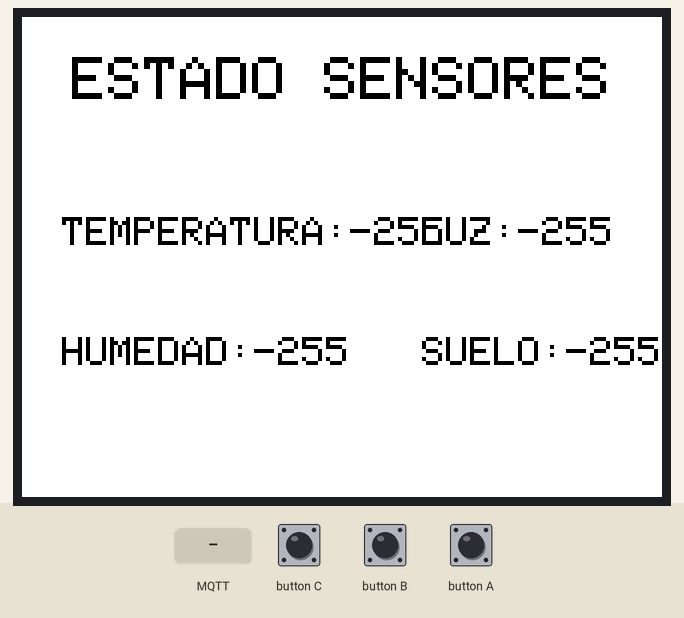
Recording of a sketch running on a simulated ESP32. On the bench: 320×240 colour display. Inputs (shaded band) come from the test bench. WiFi joins after 1.5 s; servers stay silent unless stated; no MQTT or app messages arrive unless stated; what the sketch prints to the serial monitor is not drawn.

Above: at 4.0 s.
4.1 s: MQTT message "LUZ" arrives on the first subscribed topic
At 4.7 s:
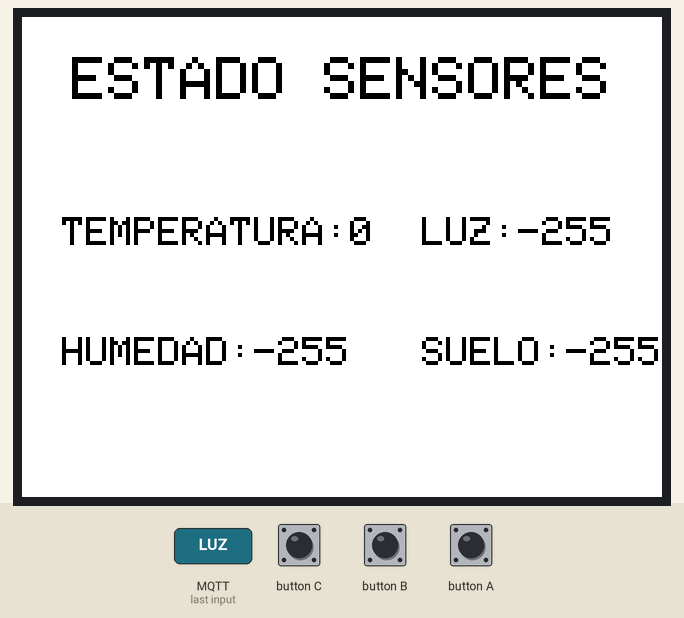
5.6 s: button C pressed for 0.15 s
At 6.8 s:
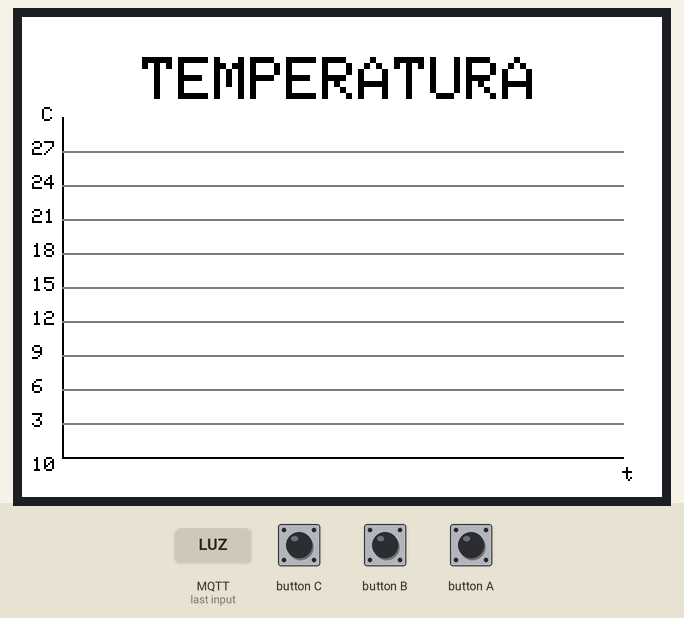
7.2 s: button B pressed for 0.15 s
At 8.2 s:
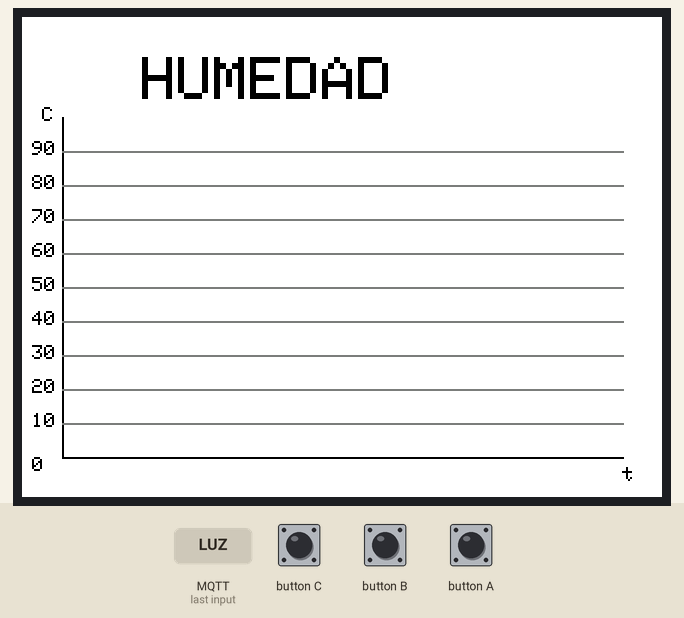
8.8 s: MQTT message "LUZ" arrives on the second subscribed topic
10.3 s: button C pressed for 1 s
At 10.7 s:
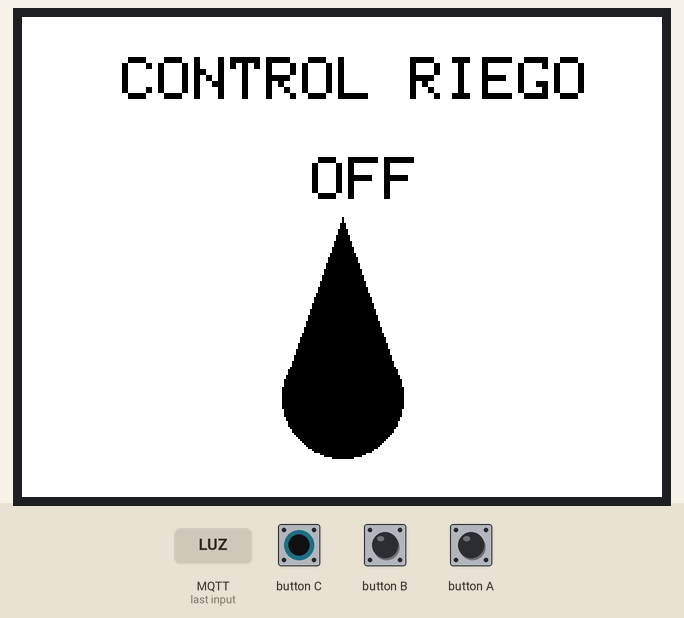
12.8 s: button B pressed for 1 s
At 13.8 s:
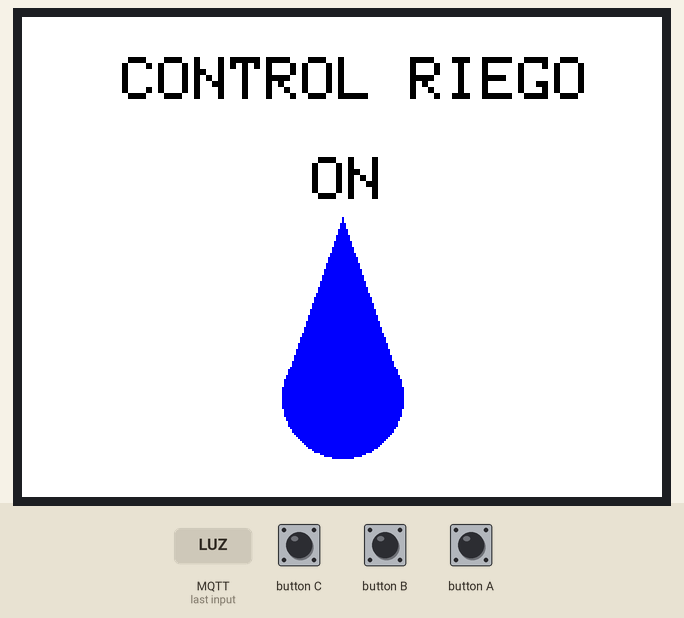
Timing chart, 0 to 15.8 s (numbered marks = the images above; inputs shaded):
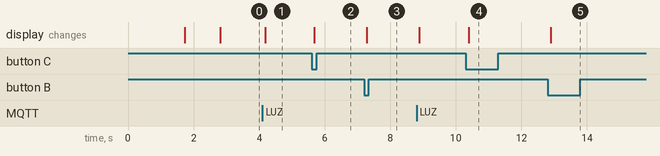

Measured:
- after the input at 4.1 s, the display: changes after 0.09 s (image 1)
- after the input at 5.6 s, the display: changes after 0.08 s (image 2)
- after the input at 7.2 s, the display: changes after 0.08 s (image 3)
- after the input at 10.3 s, the display: changes after 0.09 s (image 4)
- after the input at 12.8 s, the display: changes after 0.09 s (image 5)

The sketch:

main.ino
```cpp
#include "WiFi.h"
#include "AsyncUDP.h"
#include <PubSubClient.h>
#include <M5Stack.h>
#include "config.h"

#define dataLength 10 //Longitud de los arrays que almacenan los datos

// Colores definidos para los gráficos
#define MyRED 0xe8e4
#define MyGREEN 0x2589
#define MyBLUE 0x51d
#define MyGRAY 0x7bef

// Variables para seleccionar menú
uint8_t currentMenu = 0; // Menú actual
uint8_t numMenu = 2; // Número total de menús
uint8_t currentSubMenu = 0;
uint8_t numSubMenu = 3;
boolean irrigation = false;

WiFiClient wifiClient;
PubSubClient client(wifiClient);

// Variables para recibir y almacenar datos del servidor MQTT
int newData;
int temperatureData[dataLength];
int humidityData[dataLength];
int luxData[dataLength];
int soilData[dataLength];

void initArray(int arrayLength, int arrayToInit[]) {
  for (int i = 0; i < arrayLength; i++) {
    arrayToInit[i] = -255;
  }
}

// Desplaza el array a la derecha e inserta el nuevo valor
void addValue(int myArray[], int newValue, int arrayLength) {
  for(int i = arrayLength-1; i > 0; i--){
      myArray[i] = myArray[i-1];
    }
  myArray[0] = newValue;
}

// Se ejecuta cuando se recibe un nuevo valor desde el servidor
void callback(char* topic, byte* payload, unsigned int length) {
  // Guarda el nuevo dato en newData
  payload[length] = '\0';
  newData = atoi((char *)payload);
  // Guarda el topic en aTopic
  String aTopic = (char*)topic;

  if (aTopic == topicTemperature) {
    Serial.print("TEMPERATURA: ");
    Serial.println(newData);
    addValue(temperatureData, newData, dataLength);
    if (currentMenu == 0 || (currentMenu == 1 && currentSubMenu == 0)) drawMenu(currentMenu);
  }
  else if (aTopic == topicHumidity) {
    Serial.print("HUMEDAD: ");
    Serial.println(newData);
    addValue(humidityData, newData, dataLength);
    if (currentMenu == 0 || (currentMenu == 1 && currentSubMenu == 1)) drawMenu(currentMenu);
  }
  else if (aTopic == topicLight) {
    Serial.print("LUZ: ");
    Serial.println(newData);
    addValue(luxData, newData, dataLength);
    if (currentMenu == 0 || (currentMenu == 1 && currentSubMenu == 2)) drawMenu(currentMenu);
  }
  else if (aTopic == topicSoil) {
    Serial.print("SUELO: ");
    Serial.println(newData);
    addValue(soilData, newData, dataLength);
    if (currentMenu == 0 || (currentMenu == 1 && currentSubMenu == 3)) drawMenu(currentMenu);
  }
  else if (aTopic == topicRelayStatus) {
    Serial.print("ACTIVACION: ");
    Serial.println(newData);
    if (newData == 0) irrigation = false;
    else if (newData == 1) irrigation = true;
    drawMenu(currentMenu);
  }
}


void setup() {
    initArray(dataLength, temperatureData);
    initArray(dataLength, humidityData);
    initArray(dataLength, luxData);
    initArray(dataLength, soilData);

    M5.begin();
    M5.Lcd.setTextSize(3); //Tamaño del texto
    M5.Lcd.setBrightness(100);

    Serial.begin(115200);

    M5.Lcd.clear(WHITE);
    M5.Lcd.setTextColor(BLACK);

    M5.Lcd.setTextSize(2);
    M5.Lcd.setCursor(10,20);
    M5.Lcd.print("Connecting to ");
    M5.Lcd.print(ssid);
    M5.Lcd.print("...");

    WiFi.mode(WIFI_STA);
    WiFi.begin(ssid, password);
    if (WiFi.waitForConnectResult() != WL_CONNECTED) {
        Serial.println("WiFi Failed");
        while(1) {
            delay(1000);
        }
    }else{
      M5.Lcd.setCursor(10,60);
      M5.Lcd.print("Connected!");
      delay(1000);
    }
    client.setServer(mqtt_server,mqtt_port);
    client.setCallback(callback);

    drawMenu(currentMenu);
}

void loop() {
  if (!client.connected()) {
      Serial.print("Connecting ...");
      if (client.connect("m5stack",mqtt_user,mqtt_password)) {
        Serial.println("connected");
        client.subscribe(topicTemperature);
        client.subscribe(topicHumidity);
        client.subscribe(topicLight);
        client.subscribe(topicSoil);
        client.subscribe(topicRelay);
        client.subscribe(topicRelayStatus);
      } else {
        delay(5000);
      }
  }
  // Cliente a la escucha
  client.loop();

  if (M5.BtnA.wasPressed()) {
    currentSubMenu = 0;
    if (currentMenu == 0) currentMenu = numMenu;
    else currentMenu = currentMenu - 1;
    drawMenu(currentMenu);
  }

  else if (M5.BtnC.wasPressed()) {
    currentSubMenu = 0;
    if (currentMenu == numMenu) currentMenu = 0;
    else currentMenu = currentMenu + 1;
    drawMenu(currentMenu);
  }

  else if (M5.BtnB.wasPressed() && currentMenu == 1) {
    if (currentSubMenu == numSubMenu) currentSubMenu = 0;
    else currentSubMenu = currentSubMenu + 1;
    drawMenu(currentMenu);
  }

  else if (M5.BtnB.wasPressed() && currentMenu == 2) {
    if (irrigation == false) startIrrigation(true);
    else startIrrigation(false);
    drawMenu(currentMenu);
  }

  M5.update();
}

void startIrrigation (bool toDo) {
  if (toDo == true) {
    irrigation = true;
    Serial.println(1);
    client.publish(topicRelay,"1");
  }
  else {
    irrigation = false;
    Serial.println(0);
    client.publish(topicRelay,"0");
  }
}

void drawMenu (uint8_t menu) {
  switch (menu) {
    case 0: drawMenu0(); break;
    case 1: drawMenu1(); break;
    case 2: drawMenu2(); break;
    default: drawMenu0(); break;
  }
}

// Menu para los valores actuales
void drawMenu0 (void) {
  M5.Lcd.clear(WHITE);
  M5.Lcd.setTextColor(BLACK);

  M5.Lcd.setTextSize(3);
  M5.Lcd.setCursor(25,20);
  M5.Lcd.print("ESTADO SENSORES");

  M5.Lcd.setTextSize(2);
  M5.Lcd.setCursor(20,100);
  M5.Lcd.print("TEMPERATURA:");
  M5.Lcd.print(temperatureData[0]);

  M5.Lcd.setCursor(20,160);
  M5.Lcd.print("HUMEDAD:");
  M5.Lcd.print(humidityData[0]);

  M5.Lcd.setCursor(200,100);
  M5.Lcd.print("LUZ:");
  M5.Lcd.print(luxData[0]);

  M5.Lcd.setCursor(200,160);
  M5.Lcd.print("SUELO:");
  M5.Lcd.print(soilData[0]);
}

// Menu para los graficos
void drawMenu1 (void) {
  M5.Lcd.clear(WHITE);
  switch (currentSubMenu) {
    case 0: Graph(dataLength,10,40,temperatureData, "TEMPERATURA"); break;
    case 1: Graph(dataLength,0,100,humidityData, "HUMEDAD"); break;
    case 2: Graph(dataLength,0,50000,luxData, "LUZ"); break;
    case 3: Graph(dataLength,0,100,soilData, "SUELO"); break;
    default: Graph(dataLength,0,50,temperatureData, "TEMPERATURA"); break;
  }
}

// Menu para activar riego
void drawMenu2 (void) {
  M5.Lcd.clear(WHITE);
  M5.Lcd.setTextColor(BLACK);

  M5.Lcd.setTextSize(3);
  M5.Lcd.setCursor(50,20);
  M5.Lcd.print("CONTROL RIEGO");
  M5.Lcd.setCursor(145,70);

  if (irrigation == true) {
    M5.Lcd.print("ON");
    M5.Lcd.fillCircle(160,190,30,BLUE);
    M5.Lcd.fillTriangle(160,100,132,180,188,180,BLUE);
  }
  else {
    M5.Lcd.print("OFF");
    M5.Lcd.fillCircle(160,190,30,BLACK);
    M5.Lcd.fillTriangle(160,100,132,180,188,180,BLACK);
  }

}

// Función para generar gráficas
void Graph (int xPoints, int yMin, int yMax, int graphData[], String title) {
  // xPoints: numero de datos a representar en el eje x
  // yMin: valor minimo del eje y
  // yMax: valor maximo del eje y
  // graphData: vector con los valores a representar (de longitud xPoints)
  // title: titulo del grafico

  int ox, oy, x, y;
  ox = 20;
  oy = 220;
  x = 300;
  y = 50;

  // Dibujar los ejes
  M5.Lcd.setTextColor(BLACK);
  M5.Lcd.setTextSize(1);
  M5.Lcd.drawLine(ox,oy,x,oy,BLACK); // Eje x
  M5.Lcd.setCursor(x,oy+5);
  M5.Lcd.printf("t");
  M5.Lcd.drawLine(ox,oy,ox,y,BLACK); // Eje y
  M5.Lcd.setCursor(ox-10,y-5);
  M5.Lcd.print("C");

  // Titulo
  M5.Lcd.setCursor(60,20);
  M5.Lcd.setTextSize(3);
  M5.Lcd.setTextColor(BLACK);
  M5.Lcd.print(title);

  // Dibujar lineas eje X
  /*for (int i = 1; i<10; i++) {
    M5.Lcd.drawLine(ox+((x-ox)/10)*i,oy,ox+((x-ox)/10)*i,y,MyGRAY);
  }*/

  // Dibujar lineas eje Y
  M5.Lcd.setTextSize(1);
  M5.Lcd.setTextColor(BLACK);
  M5.Lcd.setCursor(ox-15,oy);
  M5.Lcd.print(yMin);
  for (int i = 1; i<10; i++) {
    M5.Lcd.drawLine(ox,oy+((y-oy)/10)*i,x,oy+((y-oy)/10)*i,MyGRAY);
    M5.Lcd.setCursor(ox-15,oy+((y-oy)/10)*i-5);
    int valor = ((yMax-yMin)/10)*(i);
    if (title == "LUZ") {
      M5.Lcd.setCursor(ox-20,oy+((y-oy)/10)*i-5);
      valor = valor/1000;
      M5.Lcd.print(valor);
      M5.Lcd.print("k");
    }
    else {
      M5.Lcd.print(valor);
    }
  }

  // Dibujar los puntos
  for (int i = 1; i<=xPoints; i++) {
    if (graphData[xPoints-i] != -255) {
      int xCoord = map(xPoints-i,0,xPoints-1,x,ox);
      int yCoord = map(graphData[xPoints-i],yMin,yMax,oy,y);
      M5.Lcd.fillCircle(xCoord,yCoord,2,RED);
    }
  }

  // Dibujar los conectores
  for (int i = 0; i<xPoints-1; i++) {
    if (graphData[i+1]!= -255) {
      // Punto inicial
      int xCoord1 = map(i,0,xPoints-1,x,ox);
      int yCoord1 = map(graphData[i],yMin,yMax,oy,y);
      // Punto final
      int xCoord2 = map(i+1,0,xPoints-1,x,ox);
      int yCoord2 = map(graphData[i+1],yMin,yMax,oy,y);
      // Dibujar linea
      M5.Lcd.drawLine(xCoord1,yCoord1,xCoord2,yCoord2,RED);
    }
  }
}
```

config_example.h
```cpp
const char * ssid = "";
const char * password = "";
const char * mqtt_server = "farmer.cloudmqtt.com";
int mqtt_port = 11110;
const char * mqtt_user = "";
const char * mqtt_password = "";
const char* topicTemperature = "planta/temperature";
const char* topicHumidity = "planta/humidity";
const char* topicLight = "planta/lux";
const char* topicSoil = "planta/soil_humidity";
const char* topicRelay = "relay/activation";
const char* topicRelayStatus = "relay/status";
```
